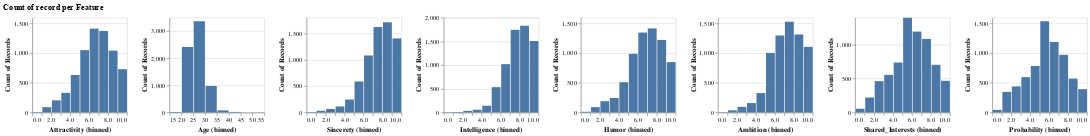

Notebook cell for this chart:
### Markdown cell above
### Exploratory data analysis

### Code cell
alt.Chart(df).mark_bar().encode(
    alt.X(alt.repeat("column"), type="quantitative", bin=True),
    y='count()',
).properties(
    width=150,
    height=150
).repeat(
    column=features
).properties(title="Count of record per Feature")

### Figure 1 — Vega-Lite specification as saved in the notebook (floating-point values rounded to 4 significant figures; data arrays with more than 128 entries replaced by an {"elided": "..."} marker saying what was removed)
{"config": {"view": {"continuousWidth": 400, "continuousHeight": 300}}, "repeat": {"column": ["Attractivity", "Age", "Sincerety", "Intelligence", "Humor", "Ambition", "Shared_Interests", "Probability"]}, "spec": {"data": {"name": "data-cdb22faa19d4fd87cd3fc32c49892e3d"}, "mark": "bar", "encoding": {"x": {"bin": true, "field": {"repeat": "column"}, "type": "quantitative"}, "y": {"aggregate": "count", "type": "quantitative"}}, "height": 150, "width": 150}, "title": "Count of record per Feature", "$schema": "https://vega.github.io/schema/vega-lite/v4.17.0.json", "datasets": {"data-cdb22faa19d4fd87cd3fc32c49892e3d": {"elided": "6885 records"}}}
